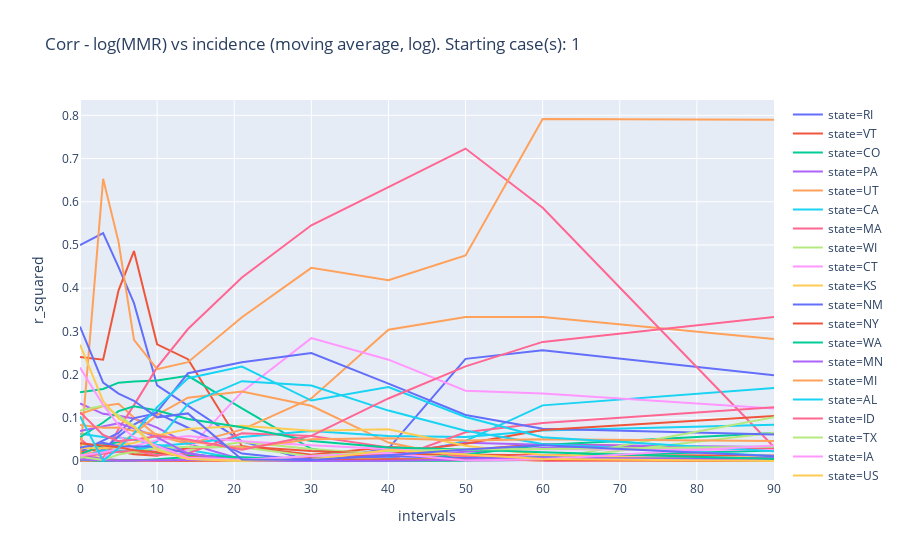

The cell this chart's notebook holds for it:
### Code cell
fig = px.line(df, x="intervals", y="r_squared", color='state',title=title_name)
with open('covid_mmr_' + t.strftime('%m%d%y%H%M')+'.html', 'a') as f:
        f.write(fig.to_html(full_html=False, include_plotlyjs='cdn'))
fig.show()

### Figure 1 — Plotly figure (JSON) as saved in the notebook; plotly's stock layout.template omitted (floating-point values rounded to 4 significant figures)
{"data": [{"hoverlabel": {"namelength": 0}, "hovertemplate": "state=RI<br>intervals=%{x}<br>r_squared=%{y}", "legendgroup": "state=RI", "line": {"color": "#636efa", "dash": "solid"}, "mode": "lines", "name": "state=RI", "showlegend": true, "type": "scatter", "x": [0, 3, 5, 7, 10, 14, 21, 30, 40, 50, 60, 90], "xaxis": "x", "y": ["0.49956", "0.52729", "0.44882", "0.36536", "0.17496", "0.12838", "0.04545", "0.00006", "0.02871", "0.23639", "0.25624", "0.19848"], "yaxis": "y"}, {"hoverlabel": {"namelength": 0}, "hovertemplate": "state=VT<br>intervals=%{x}<br>r_squared=%{y}", "legendgroup": "state=VT", "line": {"color": "#EF553B", "dash": "solid"}, "mode": "lines", "name": "state=VT", "showlegend": true, "type": "scatter", "x": [0, 3, 5, 7, 10, 14, 21, 30, 40, 50, 60, 90], "xaxis": "x", "y": ["0.24056", "0.23426", "0.39512", "0.48587", "0.26998", "0.23565", "0.03427", "0.01435", "0.03223", "0.02524", "0.03919", "0.02855"], "yaxis": "y"}, {"hoverlabel": {"namelength": 0}, "hovertemplate": "state=CO<br>intervals=%{x}<br>r_squared=%{y}", "legendgroup": "state=CO", "line": {"color": "#00cc96", "dash": "solid"}, "mode": "lines", "name": "state=CO", "showlegend": true, "type": "scatter", "x": [0, 3, 5, 7, 10, 14, 21, 30, 40, 50, 60, 90], "xaxis": "x", "y": ["0.15906", "0.16675", "0.18123", "0.18402", "0.18617", "0.19709", "0.12177", "0.02821", "0.00007", "0.00333", "0.00885", "0.00266"], "yaxis": "y"}, {"hoverlabel": {"namelength": 0}, "hovertemplate": "state=PA<br>intervals=%{x}<br>r_squared=%{y}", "legendgroup": "state=PA", "line": {"color": "#ab63fa", "dash": "solid"}, "mode": "lines", "name": "state=PA", "showlegend": true, "type": "scatter", "x": [0, 3, 5, 7, 10, 14, 21, 30, 40, 50, 60, 90], "xaxis": "x", "y": ["0.13303", "0.10924", "0.10455", "0.09814", "0.07737", "0.04016", "0.00350", "0.00116", "0.01032", "0.02114", "0.02982", "0.03257"], "yaxis": "y"}, {"hoverlabel": {"namelength": 0}, "hovertemplate": "state=UT<br>intervals=%{x}<br>r_squared=%{y}", "legendgroup": "state=UT", "line": {"color": "#FFA15A", "dash": "solid"}, "mode": "lines", "name": "state=UT", "showlegend": true, "type": "scatter", "x": [0, 3, 5, 7, 10, 14, 21, 30, 40, 50, 60, 90], "xaxis": "x", "y": ["0.10884", "0.12722", "0.13224", "0.10050", "0.05890", "0.03955", "0.07250", "0.14480", "0.30398", "0.33350", "0.33324", "0.28206"], "yaxis": "y"}, {"hoverlabel": {"namelength": 0}, "hovertemplate": "state=CA<br>intervals=%{x}<br>r_squared=%{y}", "legendgroup": "state=CA", "line": {"color": "#19d3f3", "dash": "solid"}, "mode": "lines", "name": "state=CA", "showlegend": true, "type": "scatter", "x": [0, 3, 5, 7, 10, 14, 21, 30, 40, 50, 60, 90], "xaxis": "x", "y": ["0.06319", "0.05530", "0.05467", "0.04918", "0.03750", "0.02572", "0.00441", "0.00081", "0.00598", "0.04647", "0.12876", "0.16885"], "yaxis": "y"}, {"hoverlabel": {"namelength": 0}, "hovertemplate": "state=MA<br>intervals=%{x}<br>r_squared=%{y}", "legendgroup": "state=MA", "line": {"color": "#FF6692", "dash": "solid"}, "mode": "lines", "name": "state=MA", "showlegend": true, "type": "scatter", "x": [0, 3, 5, 7, 10, 14, 21, 30, 40, 50, 60, 90], "xaxis": "x", "y": ["0.05183", "0.00660", "0.07425", "0.12936", "0.21660", "0.30544", "0.42487", "0.54547", "0.63402", "0.72308", "0.58610", "0.03238"], "yaxis": "y"}, {"hoverlabel": {"namelength": 0}, "hovertemplate": "state=WI<br>intervals=%{x}<br>r_squared=%{y}", "legendgroup": "state=WI", "line": {"color": "#B6E880", "dash": "solid"}, "mode": "lines", "name": "state=WI", "showlegend": true, "type": "scatter", "x": [0, 3, 5, 7, 10, 14, 21, 30, 40, 50, 60, 90], "xaxis": "x", "y": ["0.03897", "0.03024", "0.02594", "0.01795", "0.01792", "0.02456", "0.04400", "0.02780", "0.01519", "0.00763", "0.00250", "0.00106"], "yaxis": "y"}, {"hoverlabel": {"namelength": 0}, "hovertemplate": "state=CT<br>intervals=%{x}<br>r_squared=%{y}", "legendgroup": "state=CT", "line": {"color": "#FF97FF", "dash": "solid"}, "mode": "lines", "name": "state=CT", "showlegend": true, "type": "scatter", "x": [0, 3, 5, 7, 10, 14, 21, 30, 40, 50, 60, 90], "xaxis": "x", "y": ["0.03007", "0.00030", "0.06094", "0.02767", "0.02395", "0.02603", "0.15992", "0.28441", "0.23450", "0.16262", "0.15593", "0.12126"], "yaxis": "y"}, {"hoverlabel": {"namelength": 0}, "hovertemplate": "state=KS<br>intervals=%{x}<br>r_squared=%{y}", "legendgroup": "state=KS", "line": {"color": "#FECB52", "dash": "solid"}, "mode": "lines", "name": "state=KS", "showlegend": true, "type": "scatter", "x": [0, 3, 5, 7, 10, 14, 21, 30, 40, 50, 60, 90], "xaxis": "x", "y": ["0.02353", "0.00350", "0.00027", "0.00030", "0.00231", "0.00385", "0.00029", "0.00001", "0.00051", "0.00242", "0.00522", "0.00030"], "yaxis": "y"}, {"hoverlabel": {"namelength": 0}, "hovertemplate": "state=NM<br>intervals=%{x}<br>r_squared=%{y}", "legendgroup": "state=NM", "line": {"color": "#636efa", "dash": "solid"}, "mode": "lines", "name": "state=NM", "showlegend": true, "type": "scatter", "x": [0, 3, 5, 7, 10, 14, 21, 30, 40, 50, 60, 90], "xaxis": "x", "y": ["0.02109", "0.04665", "0.06475", "0.09939", "0.11028", "0.07691", "0.01715", "0.00041", "0.00152", "0.00081", "0.00219", "0.00364"], "yaxis": "y"}, {"hoverlabel": {"namelength": 0}, "hovertemplate": "state=NY<br>intervals=%{x}<br>r_squared=%{y}", "legendgroup": "state=NY", "line": {"color": "#EF553B", "dash": "solid"}, "mode": "lines", "name": "state=NY", "showlegend": true, "type": "scatter", "x": [0, 3, 5, 7, 10, 14, 21, 30, 40, 50, 60, 90], "xaxis": "x", "y": ["0.01956", "0.03071", "0.02254", "0.01588", "0.01241", "0.03039", "0.03374", "0.02326", "0.01614", "0.01419", "0.01328", "0.01279"], "yaxis": "y"}, {"hoverlabel": {"namelength": 0}, "hovertemplate": "state=WA<br>intervals=%{x}<br>r_squared=%{y}", "legendgroup": "state=WA", "line": {"color": "#00cc96", "dash": "solid"}, "mode": "lines", "name": "state=WA", "showlegend": true, "type": "scatter", "x": [0, 3, 5, 7, 10, 14, 21, 30, 40, 50, 60, 90], "xaxis": "x", "y": ["0.01519", "0.03680", "0.04364", "0.03267", "0.01833", "0.01338", "0.00848", "0.00260", "0.00021", "0.01516", "0.03692", "0.06463"], "yaxis": "y"}, {"hoverlabel": {"namelength": 0}, "hovertemplate": "state=MN<br>intervals=%{x}<br>r_squared=%{y}", "legendgroup": "state=MN", "line": {"color": "#ab63fa", "dash": "solid"}, "mode": "lines", "name": "state=MN", "showlegend": true, "type": "scatter", "x": [0, 3, 5, 7, 10, 14, 21, 30, 40, 50, 60, 90], "xaxis": "x", "y": ["0.01305", "0.00465", "0.00209", "0.00126", "0.00079", "0.00018", "0.00105", "0.00536", "0.01498", "0.04251", "0.03783", "0.03218"], "yaxis": "y"}, {"hoverlabel": {"namelength": 0}, "hovertemplate": "state=MI<br>intervals=%{x}<br>r_squared=%{y}", "legendgroup": "state=MI", "line": {"color": "#FFA15A", "dash": "solid"}, "mode": "lines", "name": "state=MI", "showlegend": true, "type": "scatter", "x": [0, 3, 5, 7, 10, 14, 21, 30, 40, 50, 60, 90], "xaxis": "x", "y": ["0.01222", "0.02485", "0.03799", "0.06303", "0.10663", "0.14655", "0.16057", "0.12770", "0.04262", "0.00619", "0.00037", "0.00135"], "yaxis": "y"}, {"hoverlabel": {"namelength": 0}, "hovertemplate": "state=AL<br>intervals=%{x}<br>r_squared=%{y}", "legendgroup": "state=AL", "line": {"color": "#19d3f3", "dash": "solid"}, "mode": "lines", "name": "state=AL", "showlegend": true, "type": "scatter", "x": [0, 3, 5, 7, 10, 14, 21, 30, 40, 50, 60, 90], "xaxis": "x", "y": ["0.01053", "0.02068", "0.02133", "0.02561", "0.03446", "0.04028", "0.05573", "0.06962", "0.05781", "0.05535", "0.07037", "0.08393"], "yaxis": "y"}, {"hoverlabel": {"namelength": 0}, "hovertemplate": "state=ID<br>intervals=%{x}<br>r_squared=%{y}", "legendgroup": "state=ID", "line": {"color": "#FF6692", "dash": "solid"}, "mode": "lines", "name": "state=ID", "showlegend": true, "type": "scatter", "x": [0, 3, 5, 7, 10, 14, 21, 30, 40, 50, 60, 90], "xaxis": "x", "y": ["0.00280", "0.00019", "0.00001", "0.00011", "0.00000", "0.00014", "0.00000", "0.00032", "0.00109", "0.06644", "0.08787", "0.12459"], "yaxis": "y"}, {"hoverlabel": {"namelength": 0}, "hovertemplate": "state=TX<br>intervals=%{x}<br>r_squared=%{y}", "legendgroup": "state=TX", "line": {"color": "#B6E880", "dash": "solid"}, "mode": "lines", "name": "state=TX", "showlegend": true, "type": "scatter", "x": [0, 3, 5, 7, 10, 14, 21, 30, 40, 50, 60, 90], "xaxis": "x", "y": ["0.00062", "0.00121", "0.00058", "0.00002", "0.00060", "0.00192", "0.00028", "0.00118", "0.00189", "0.00126", "0.00271", "0.06568"], "yaxis": "y"}, {"hoverlabel": {"namelength": 0}, "hovertemplate": "state=IA<br>intervals=%{x}<br>r_squared=%{y}", "legendgroup": "state=IA", "line": {"color": "#FF97FF", "dash": "solid"}, "mode": "lines", "name": "state=IA", "showlegend": true, "type": "scatter", "x": [0, 3, 5, 7, 10, 14, 21, 30, 40, 50, 60, 90], "xaxis": "x", "y": ["0.00049", "0.00000", "0.00001", "0.00004", "0.00044", "0.00038", "0.00000", "0.00240", "0.00002", "0.00538", "0.01259", "0.00336"], "yaxis": "y"}, {"hoverlabel": {"namelength": 0}, "hovertemplate": "state=US<br>intervals=%{x}<br>r_squared=%{y}", "legendgroup": "state=US", "line": {"color": "#FECB52", "dash": "solid"}, "mode": "lines", "name": "state=US", "showlegend": true, "type": "scatter", "x": [0, 3, 5, 7, 10, 14, 21, 30, 40, 50, 60, 90], "xaxis": "x", "y": ["0.00042", "0.00045", "0.00038", "0.00027", "0.00017", "0.00014", "0.00048", "0.00117", "0.00198", "0.00254", "0.00317", "0.00882"], "yaxis": "y"}, {"hoverlabel": {"namelength": 0}, "hovertemplate": "state=SD<br>intervals=%{x}<br>r_squared=%{y}", "legendgroup": "state=SD", "line": {"color": "#636efa", "dash": "solid"}, "mode": "lines", "name": "state=SD", "showlegend": true, "type": "scatter", "x": [0, 3, 5, 7, 10, 14, 21, 30, 40, 50, 60, 90], "xaxis": "x", "y": ["0.00056", "0.02667", "0.05747", "0.08427", "0.11396", "0.20305", "0.22848", "0.25006", "0.17905", "0.10633", "0.07476", "0.06113"], "yaxis": "y"}, {"hoverlabel": {"namelength": 0}, "hovertemplate": "state=IL<br>intervals=%{x}<br>r_squared=%{y}", "legendgroup": "state=IL", "line": {"color": "#EF553B", "dash": "solid"}, "mode": "lines", "name": "state=IL", "showlegend": true, "type": "scatter", "x": [0, 3, 5, 7, 10, 14, 21, 30, 40, 50, 60, 90], "xaxis": "x", "y": ["0.00139", "0.00156", "0.00315", "0.00195", "0.00074", "0.00041", "0.00167", "0.00730", "0.01777", "0.04006", "0.07151", "0.10408"], "yaxis": "y"}, {"hoverlabel": {"namelength": 0}, "hovertemplate": "state=OK<br>intervals=%{x}<br>r_squared=%{y}", "legendgroup": "state=OK", "line": {"color": "#00cc96", "dash": "solid"}, "mode": "lines", "name": "state=OK", "showlegend": true, "type": "scatter", "x": [0, 3, 5, 7, 10, 14, 21, 30, 40, 50, 60, 90], "xaxis": "x", "y": ["0.00279", "0.00018", "0.00119", "0.00099", "0.00405", "0.00953", "0.00178", "0.00024", "0.00045", "0.00144", "0.00960", "0.02403"], "yaxis": "y"}, {"hoverlabel": {"namelength": 0}, "hovertemplate": "state=KY<br>intervals=%{x}<br>r_squared=%{y}", "legendgroup": "state=KY", "line": {"color": "#ab63fa", "dash": "solid"}, "mode": "lines", "name": "state=KY", "showlegend": true, "type": "scatter", "x": [0, 3, 5, 7, 10, 14, 21, 30, 40, 50, 60, 90], "xaxis": "x", "y": ["0.00326", "0.00086", "0.00047", "0.00121", "0.00183", "0.00150", "0.00437", "0.00545", "0.00381", "0.00315", "0.00209", "0.00504"], "yaxis": "y"}, {"hoverlabel": {"namelength": 0}, "hovertemplate": "state=ME<br>intervals=%{x}<br>r_squared=%{y}", "legendgroup": "state=ME", "line": {"color": "#FFA15A", "dash": "solid"}, "mode": "lines", "name": "state=ME", "showlegend": true, "type": "scatter", "x": [0, 3, 5, 7, 10, 14, 21, 30, 40, 50, 60, 90], "xaxis": "x", "y": ["0.00458", "0.65296", "0.50688", "0.28033", "0.21238", "0.22867", "0.33281", "0.44692", "0.41825", "0.47581", "0.79147", "0.78951"], "yaxis": "y"}, {"hoverlabel": {"namelength": 0}, "hovertemplate": "state=NJ<br>intervals=%{x}<br>r_squared=%{y}", "legendgroup": "state=NJ", "line": {"color": "#19d3f3", "dash": "solid"}, "mode": "lines", "name": "state=NJ", "showlegend": true, "type": "scatter", "x": [0, 3, 5, 7, 10, 14, 21, 30, 40, 50, 60, 90], "xaxis": "x", "y": ["0.00859", "0.02447", "0.02354", "0.02397", "0.04520", "0.13183", "0.18481", "0.17456", "0.11666", "0.07012", "0.03911", "0.01144"], "yaxis": "y"}, {"hoverlabel": {"namelength": 0}, "hovertemplate": "state=MD<br>intervals=%{x}<br>r_squared=%{y}", "legendgroup": "state=MD", "line": {"color": "#FF6692", "dash": "solid"}, "mode": "lines", "name": "state=MD", "showlegend": true, "type": "scatter", "x": [0, 3, 5, 7, 10, 14, 21, 30, 40, 50, 60, 90], "xaxis": "x", "y": ["0.00978", "0.01610", "0.02161", "0.02346", "0.01385", "0.01751", "0.06420", "0.05774", "0.03152", "0.01074", "0.00008", "0.00480"], "yaxis": "y"}, {"hoverlabel": {"namelength": 0}, "hovertemplate": "state=AZ<br>intervals=%{x}<br>r_squared=%{y}", "legendgroup": "state=AZ", "line": {"color": "#B6E880", "dash": "solid"}, "mode": "lines", "name": "state=AZ", "showlegend": true, "type": "scatter", "x": [0, 3, 5, 7, 10, 14, 21, 30, 40, 50, 60, 90], "xaxis": "x", "y": ["0.00982", "0.00214", "0.01519", "0.02049", "0.02979", "0.03276", "0.03207", "0.01083", "0.00310", "0.00619", "0.00110", "0.10117"], "yaxis": "y"}, {"hoverlabel": {"namelength": 0}, "hovertemplate": "state=GA<br>intervals=%{x}<br>r_squared=%{y}", "legendgroup": "state=GA", "line": {"color": "#FF97FF", "dash": "solid"}, "mode": "lines", "name": "state=GA", "showlegend": true, "type": "scatter", "x": [0, 3, 5, 7, 10, 14, 21, 30, 40, 50, 60, 90], "xaxis": "x", "y": ["0.01242", "0.01979", "0.02816", "0.03475", "0.04830", "0.05771", "0.04568", "0.03616", "0.02762", "0.02518", "0.02733", "0.02616"], "yaxis": "y"}, {"hoverlabel": {"namelength": 0}, "hovertemplate": "state=LA<br>intervals=%{x}<br>r_squared=%{y}", "legendgroup": "state=LA", "line": {"color": "#FECB52", "dash": "solid"}, "mode": "lines", "name": "state=LA", "showlegend": true, "type": "scatter", "x": [0, 3, 5, 7, 10, 14, 21, 30, 40, 50, 60, 90], "xaxis": "x", "y": ["0.02987", "0.02939", "0.03658", "0.04187", "0.05883", "0.07402", "0.08159", "0.06986", "0.07329", "0.03523", "0.01378", "0.00010"], "yaxis": "y"}, {"hoverlabel": {"namelength": 0}, "hovertemplate": "state=NC<br>intervals=%{x}<br>r_squared=%{y}", "legendgroup": "state=NC", "line": {"color": "#636efa", "dash": "solid"}, "mode": "lines", "name": "state=NC", "showlegend": true, "type": "scatter", "x": [0, 3, 5, 7, 10, 14, 21, 30, 40, 50, 60, 90], "xaxis": "x", "y": ["0.03089", "0.04205", "0.03392", "0.03448", "0.03383", "0.01774", "0.00001", "0.00475", "0.01103", "0.00685", "0.00605", "0.00630"], "yaxis": "y"}, {"hoverlabel": {"namelength": 0}, "hovertemplate": "state=MO<br>intervals=%{x}<br>r_squared=%{y}", "legendgroup": "state=MO", "line": {"color": "#EF553B", "dash": "solid"}, "mode": "lines", "name": "state=MO", "showlegend": true, "type": "scatter", "x": [0, 3, 5, 7, 10, 14, 21, 30, 40, 50, 60, 90], "xaxis": "x", "y": ["0.04107", "0.03578", "0.03170", "0.02500", "0.02041", "0.00965", "0.00256", "0.00210", "0.00380", "0.00343", "0.00258", "0.00011"], "yaxis": "y"}, {"hoverlabel": {"namelength": 0}, "hovertemplate": "state=IN<br>intervals=%{x}<br>r_squared=%{y}", "legendgroup": "state=IN", "line": {"color": "#00cc96", "dash": "solid"}, "mode": "lines", "name": "state=IN", "showlegend": true, "type": "scatter", "x": [0, 3, 5, 7, 10, 14, 21, 30, 40, 50, 60, 90], "xaxis": "x", "y": ["0.05533", "0.08907", "0.11536", "0.12658", "0.11705", "0.09724", "0.07817", "0.04644", "0.03122", "0.02674", "0.02041", "0.00454"], "yaxis": "y"}, {"hoverlabel": {"namelength": 0}, "hovertemplate": "state=SC<br>intervals=%{x}<br>r_squared=%{y}", "legendgroup": "state=SC", "line": {"color": "#ab63fa", "dash": "solid"}, "mode": "lines", "name": "state=SC", "showlegend": true, "type": "scatter", "x": [0, 3, 5, 7, 10, 14, 21, 30, 40, 50, 60, 90], "xaxis": "x", "y": ["0.06942", "0.08038", "0.08738", "0.07585", "0.05477", "0.01713", "0.00017", "0.00015", "0.00049", "0.00371", "0.00839", "0.00000"], "yaxis": "y"}, {"hoverlabel": {"namelength": 0}, "hovertemplate": "state=VA<br>intervals=%{x}<br>r_squared=%{y}", "legendgroup": "state=VA", "line": {"color": "#FFA15A", "dash": "solid"}, "mode": "lines", "name": "state=VA", "showlegend": true, "type": "scatter", "x": [0, 3, 5, 7, 10, 14, 21, 30, 40, 50, 60, 90], "xaxis": "x", "y": ["0.08336", "0.07702", "0.07767", "0.06946", "0.06173", "0.04554", "0.02956", "0.05052", "0.05263", "0.04738", "0.05007", "0.04632"], "yaxis": "y"}, {"hoverlabel": {"namelength": 0}, "hovertemplate": "state=ND<br>intervals=%{x}<br>r_squared=%{y}", "legendgroup": "state=ND", "line": {"color": "#19d3f3", "dash": "solid"}, "mode": "lines", "name": "state=ND", "showlegend": true, "type": "scatter", "x": [0, 3, 5, 7, 10, 14, 21, 30, 40, 50, 60, 90], "xaxis": "x", "y": ["0.10372", "0.00055", "0.03008", "0.06455", "0.12428", "0.19140", "0.21873", "0.13984", "0.17127", "0.10181", "0.05502", "0.02257"], "yaxis": "y"}, {"hoverlabel": {"namelength": 0}, "hovertemplate": "state=OR<br>intervals=%{x}<br>r_squared=%{y}", "legendgroup": "state=OR", "line": {"color": "#FF6692", "dash": "solid"}, "mode": "lines", "name": "state=OR", "showlegend": true, "type": "scatter", "x": [0, 3, 5, 7, 10, 14, 21, 30, 40, 50, 60, 90], "xaxis": "x", "y": ["0.11296", "0.06009", "0.04601", "0.04903", "0.05768", "0.04950", "0.02584", "0.05826", "0.14474", "0.21893", "0.27561", "0.33325"], "yaxis": "y"}, {"hoverlabel": {"namelength": 0}, "hovertemplate": "state=TN<br>intervals=%{x}<br>r_squared=%{y}", "legendgroup": "state=TN", "line": {"color": "#B6E880", "dash": "solid"}, "mode": "lines", "name": "state=TN", "showlegend": true, "type": "scatter", "x": [0, 3, 5, 7, 10, 14, 21, 30, 40, 50, 60, 90], "xaxis": "x", "y": ["0.11677", "0.12821", "0.10518", "0.08150", "0.02784", "0.00499", "0.00027", "0.01227", "0.02285", "0.02654", "0.02783", "0.03284"], "yaxis": "y"}, {"hoverlabel": {"namelength": 0}, "hovertemplate": "state=FL<br>intervals=%{x}<br>r_squared=%{y}", "legendgroup": "state=FL", "line": {"color": "#FF97FF", "dash": "solid"}, "mode": "lines", "name": "state=FL", "showlegend": true, "type": "scatter", "x": [0, 3, 5, 7, 10, 14, 21, 30, 40, 50, 60, 90], "xaxis": "x", "y": ["0.21613", "0.12979", "0.08315", "0.05507", "0.03467", "0.00833", "0.00306", "0.01172", "0.01880", "0.00113", "0.00430", "0.03595"], "yaxis": "y"}, {"hoverlabel": {"namelength": 0}, "hovertemplate": "state=WY<br>intervals=%{x}<br>r_squared=%{y}", "legendgroup": "state=WY", "line": {"color": "#FECB52", "dash": "solid"}, "mode": "lines", "name": "state=WY", "showlegend": true, "type": "scatter", "x": [0, 3, 5, 7, 10, 14, 21, 30, 40, 50, 60, 90], "xaxis": "x", "y": ["0.26916", "0.13852", "0.09850", "0.07847", "0.02514", "0.00463", "0.00060", "0.00283", "0.02537", "0.01576", "0.00462", "0.00001"], "yaxis": "y"}, {"hoverlabel": {"namelength": 0}, "hovertemplate": "state=MT<br>intervals=%{x}<br>r_squared=%{y}", "legendgroup": "state=MT", "line": {"color": "#636efa", "dash": "solid"}, "mode": "lines", "name": "state=MT", "showlegend": true, "type": "scatter", "x": [0, 3, 5, 7, 10, 14, 21, 30, 40, 50, 60, 90], "xaxis": "x", "y": ["0.31108", "0.18160", "0.15592", "0.13930", "0.10102", "0.11014", "0.00322", "0.00219", "0.01326", "0.02654", "0.03635", "0.01126"], "yaxis": "y"}], "layout": {"legend": {"tracegroupgap": 0}, "title": {"text": "Corr - log(MMR) vs incidence (moving average, log). Starting case(s): 1"}, "xaxis": {"anchor": "y", "domain": [0, 1], "title": {"text": "intervals"}}, "yaxis": {"anchor": "x", "domain": [0, 1], "title": {"text": "r_squared"}}}}
